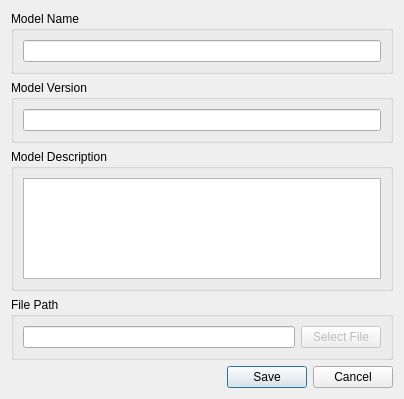
<?xml version="1.0" encoding="UTF-8"?>
<ui version="4.0">
 <class>XWidgetEditModel</class>
 <widget class="QWidget" name="XWidgetEditModel">
  <property name="geometry">
   <rect>
    <x>0</x>
    <y>0</y>
    <width>400</width>
    <height>399</height>
   </rect>
  </property>
  <property name="windowTitle">
   <string>Form</string>
  </property>
  <layout class="QVBoxLayout">
   <item>
    <widget class="QGroupBox" name="groupBox">
     <property name="title">
      <string>Model Name</string>
     </property>
     <layout class="QVBoxLayout">
      <item>
       <widget class="QLineEdit" name="name"/>
      </item>
     </layout>
    </widget>
   </item>
   <item>
    <widget class="QGroupBox" name="groupBox_2">
     <property name="title">
      <string>Model Version</string>
     </property>
     <layout class="QVBoxLayout">
      <item>
       <widget class="QLineEdit" name="version"/>
      </item>
     </layout>
    </widget>
   </item>
   <item>
    <widget class="QGroupBox" name="groupBox_3">
     <property name="title">
      <string>Model Description</string>
     </property>
     <layout class="QVBoxLayout">
      <item>
       <widget class="QTextEdit" name="description"/>
      </item>
     </layout>
    </widget>
   </item>
   <item>
    <widget class="QGroupBox" name="groupBox_4">
     <property name="title">
      <string>File Path</string>
     </property>
     <layout class="QHBoxLayout">
      <item>
       <widget class="QLineEdit" name="filePath">
        <property name="readOnly">
         <bool>true</bool>
        </property>
       </widget>
      </item>
      <item>
       <widget class="QPushButton" name="selectButton">
        <property name="enabled">
         <bool>false</bool>
        </property>
        <property name="text">
         <string>Select File</string>
        </property>
       </widget>
      </item>
     </layout>
    </widget>
   </item>
   <item>
    <widget class="QDialogButtonBox" name="buttonBox">
     <property name="orientation">
      <enum>Qt::Horizontal</enum>
     </property>
     <property name="standardButtons">
      <set>QDialogButtonBox::Cancel|QDialogButtonBox::Save</set>
     </property>
     <property name="centerButtons">
      <bool>false</bool>
     </property>
    </widget>
   </item>
   <item>
    <spacer>
     <property name="orientation">
      <enum>Qt::Vertical</enum>
     </property>
     <property name="sizeHint" stdset="0">
      <size>
       <width>382</width>
       <height>16</height>
      </size>
     </property>
    </spacer>
   </item>
  </layout>
 </widget>
 <resources/>
 <connections/>
</ui>
